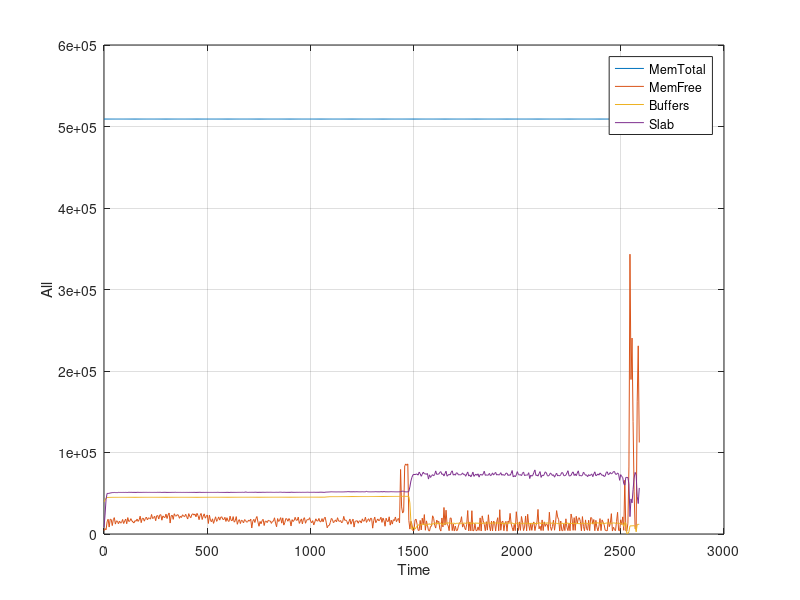

MATLAB code to generate this figure:
#! /usr/bin/octave -qf
fig = figure;
data = dlmread("finput.txt"," ");
size(data);
set(fig, "visible", "off");
time = data(:,1);
MemTotal = data(:,2);
MemFree = data(:,3);
Buffers = data(:,4);
Cached = data(:,5);
SwapCached = data(:,6);
Active = data(:,7);
Inactive = data(:,8);
SwapTotal = data(:,9);
SwapFree = data(:,10);
Dirty = data(:,11);
Writeback = data(:,12);
AnonPages = data(:,13);
Mapped = data(:,14);
Slab = data(:,15);
SReclaimable = data(:,16);
SUnreclaim = data(:,17);
PageTables = data(:,18);
NFS_Unstable = data(:,19);
Bounce = data(:,20);
WritebackTmp = data(:,21);
CommitLimit = data(:,22);
Committed_AS = data(:,23);
VmallocTotal = data(:,24);
VmallocUsed = data(:,25);
VmallocChunk = data(:,26);

plot(time,MemTotal,";MemTotal;",time,MemFree,";MemFree;",time,Buffers,";Buffers;",time,Slab,";Slab;"), grid
xlabel("Time");
ylabel("All");
print("All.png", "-dpng");
